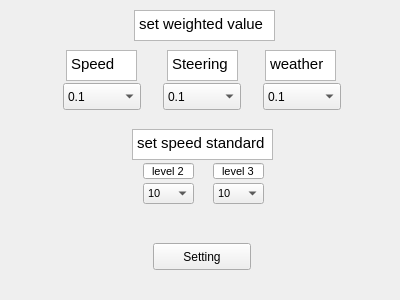
<?xml version="1.0" encoding="UTF-8"?>
<ui version="4.0">
 <class>Form</class>
 <widget class="QWidget" name="Form">
  <property name="geometry">
   <rect>
    <x>0</x>
    <y>0</y>
    <width>400</width>
    <height>300</height>
   </rect>
  </property>
  <property name="windowTitle">
   <string>Form</string>
  </property>
  <widget class="QComboBox" name="comboBox">
   <property name="geometry">
    <rect>
     <x>63</x>
     <y>83</y>
     <width>78</width>
     <height>27</height>
    </rect>
   </property>
   <property name="focusPolicy">
    <enum>Qt::WheelFocus</enum>
   </property>
   <property name="contextMenuPolicy">
    <enum>Qt::NoContextMenu</enum>
   </property>
   <property name="autoFillBackground">
    <bool>false</bool>
   </property>
   <property name="currentIndex">
    <number>0</number>
   </property>
   <property name="frame">
    <bool>true</bool>
   </property>
   <item>
    <property name="text">
     <string>0.1</string>
    </property>
   </item>
   <item>
    <property name="text">
     <string>0.2</string>
    </property>
   </item>
   <item>
    <property name="text">
     <string>0.3</string>
    </property>
   </item>
   <item>
    <property name="text">
     <string>0.4</string>
    </property>
   </item>
   <item>
    <property name="text">
     <string>0.5</string>
    </property>
   </item>
   <item>
    <property name="text">
     <string>0.6</string>
    </property>
   </item>
   <item>
    <property name="text">
     <string>0.7</string>
    </property>
   </item>
   <item>
    <property name="text">
     <string>0.8</string>
    </property>
   </item>
   <item>
    <property name="text">
     <string>0.9</string>
    </property>
   </item>
   <item>
    <property name="text">
     <string>1.0</string>
    </property>
   </item>
   <item>
    <property name="text">
     <string>1.1</string>
    </property>
   </item>
   <item>
    <property name="text">
     <string>1.2</string>
    </property>
   </item>
   <item>
    <property name="text">
     <string>1.3</string>
    </property>
   </item>
   <item>
    <property name="text">
     <string>1.4</string>
    </property>
   </item>
   <item>
    <property name="text">
     <string>1.5</string>
    </property>
   </item>
  </widget>
  <widget class="QComboBox" name="comboBox_2">
   <property name="geometry">
    <rect>
     <x>163</x>
     <y>83</y>
     <width>78</width>
     <height>27</height>
    </rect>
   </property>
   <property name="focusPolicy">
    <enum>Qt::WheelFocus</enum>
   </property>
   <property name="frame">
    <bool>true</bool>
   </property>
   <item>
    <property name="text">
     <string>0.1</string>
    </property>
   </item>
   <item>
    <property name="text">
     <string>0.2</string>
    </property>
   </item>
   <item>
    <property name="text">
     <string>0.3</string>
    </property>
   </item>
   <item>
    <property name="text">
     <string>0.4</string>
    </property>
   </item>
   <item>
    <property name="text">
     <string>0.5</string>
    </property>
   </item>
   <item>
    <property name="text">
     <string>0.6</string>
    </property>
   </item>
   <item>
    <property name="text">
     <string>0.7</string>
    </property>
   </item>
   <item>
    <property name="text">
     <string>0.8</string>
    </property>
   </item>
   <item>
    <property name="text">
     <string>0.9</string>
    </property>
   </item>
   <item>
    <property name="text">
     <string>1.0</string>
    </property>
   </item>
   <item>
    <property name="text">
     <string>1.1</string>
    </property>
   </item>
   <item>
    <property name="text">
     <string>1.2</string>
    </property>
   </item>
   <item>
    <property name="text">
     <string>1.3</string>
    </property>
   </item>
   <item>
    <property name="text">
     <string>1.4</string>
    </property>
   </item>
   <item>
    <property name="text">
     <string>1.5</string>
    </property>
   </item>
  </widget>
  <widget class="QComboBox" name="comboBox_3">
   <property name="geometry">
    <rect>
     <x>263</x>
     <y>83</y>
     <width>78</width>
     <height>27</height>
    </rect>
   </property>
   <property name="focusPolicy">
    <enum>Qt::WheelFocus</enum>
   </property>
   <property name="frame">
    <bool>true</bool>
   </property>
   <item>
    <property name="text">
     <string>0.1</string>
    </property>
   </item>
   <item>
    <property name="text">
     <string>0.2</string>
    </property>
   </item>
   <item>
    <property name="text">
     <string>0.3</string>
    </property>
   </item>
   <item>
    <property name="text">
     <string>0.4</string>
    </property>
   </item>
   <item>
    <property name="text">
     <string>0.5</string>
    </property>
   </item>
   <item>
    <property name="text">
     <string>0.6</string>
    </property>
   </item>
   <item>
    <property name="text">
     <string>0.7</string>
    </property>
   </item>
   <item>
    <property name="text">
     <string>0.8</string>
    </property>
   </item>
   <item>
    <property name="text">
     <string>0.9</string>
    </property>
   </item>
   <item>
    <property name="text">
     <string>1.0</string>
    </property>
   </item>
   <item>
    <property name="text">
     <string>1.1</string>
    </property>
   </item>
   <item>
    <property name="text">
     <string>1.2</string>
    </property>
   </item>
   <item>
    <property name="text">
     <string>1.3</string>
    </property>
   </item>
   <item>
    <property name="text">
     <string>1.4</string>
    </property>
   </item>
   <item>
    <property name="text">
     <string>1.5</string>
    </property>
   </item>
  </widget>
  <widget class="QPushButton" name="pushButton">
   <property name="geometry">
    <rect>
     <x>153</x>
     <y>243</y>
     <width>98</width>
     <height>27</height>
    </rect>
   </property>
   <property name="focusPolicy">
    <enum>Qt::WheelFocus</enum>
   </property>
   <property name="layoutDirection">
    <enum>Qt::LeftToRight</enum>
   </property>
   <property name="text">
    <string>Setting</string>
   </property>
  </widget>
  <widget class="QLineEdit" name="lineEdit_6">
   <property name="geometry">
    <rect>
     <x>143</x>
     <y>163</y>
     <width>51</width>
     <height>16</height>
    </rect>
   </property>
   <property name="font">
    <font>
     <pointsize>8</pointsize>
    </font>
   </property>
   <property name="text">
    <string>level 2</string>
   </property>
   <property name="alignment">
    <set>Qt::AlignCenter</set>
   </property>
   <property name="readOnly">
    <bool>true</bool>
   </property>
  </widget>
  <widget class="QLineEdit" name="lineEdit_7">
   <property name="geometry">
    <rect>
     <x>213</x>
     <y>163</y>
     <width>51</width>
     <height>16</height>
    </rect>
   </property>
   <property name="font">
    <font>
     <pointsize>8</pointsize>
    </font>
   </property>
   <property name="text">
    <string>level 3</string>
   </property>
   <property name="alignment">
    <set>Qt::AlignCenter</set>
   </property>
   <property name="readOnly">
    <bool>true</bool>
   </property>
  </widget>
  <widget class="QComboBox" name="comboBox_4">
   <property name="geometry">
    <rect>
     <x>143</x>
     <y>183</y>
     <width>51</width>
     <height>21</height>
    </rect>
   </property>
   <property name="font">
    <font>
     <pointsize>8</pointsize>
    </font>
   </property>
   <property name="focusPolicy">
    <enum>Qt::WheelFocus</enum>
   </property>
   <property name="frame">
    <bool>true</bool>
   </property>
   <item>
    <property name="text">
     <string>10</string>
    </property>
   </item>
   <item>
    <property name="text">
     <string>20</string>
    </property>
   </item>
   <item>
    <property name="text">
     <string>30</string>
    </property>
   </item>
   <item>
    <property name="text">
     <string>40</string>
    </property>
   </item>
   <item>
    <property name="text">
     <string>50</string>
    </property>
   </item>
   <item>
    <property name="text">
     <string>60</string>
    </property>
   </item>
   <item>
    <property name="text">
     <string>70</string>
    </property>
   </item>
   <item>
    <property name="text">
     <string>80</string>
    </property>
   </item>
   <item>
    <property name="text">
     <string>90</string>
    </property>
   </item>
   <item>
    <property name="text">
     <string>100</string>
    </property>
   </item>
  </widget>
  <widget class="QComboBox" name="comboBox_5">
   <property name="geometry">
    <rect>
     <x>213</x>
     <y>183</y>
     <width>51</width>
     <height>21</height>
    </rect>
   </property>
   <property name="font">
    <font>
     <pointsize>8</pointsize>
    </font>
   </property>
   <property name="focusPolicy">
    <enum>Qt::WheelFocus</enum>
   </property>
   <property name="frame">
    <bool>true</bool>
   </property>
   <item>
    <property name="text">
     <string>10</string>
    </property>
   </item>
   <item>
    <property name="text">
     <string>20</string>
    </property>
   </item>
   <item>
    <property name="text">
     <string>30</string>
    </property>
   </item>
   <item>
    <property name="text">
     <string>40</string>
    </property>
   </item>
   <item>
    <property name="text">
     <string>50</string>
    </property>
   </item>
   <item>
    <property name="text">
     <string>60</string>
    </property>
   </item>
   <item>
    <property name="text">
     <string>70</string>
    </property>
   </item>
   <item>
    <property name="text">
     <string>80</string>
    </property>
   </item>
   <item>
    <property name="text">
     <string>90</string>
    </property>
   </item>
   <item>
    <property name="text">
     <string>100</string>
    </property>
   </item>
  </widget>
  <widget class="QTextBrowser" name="textBrowser">
   <property name="geometry">
    <rect>
     <x>134</x>
     <y>10</y>
     <width>141</width>
     <height>31</height>
    </rect>
   </property>
   <property name="html">
    <string>&lt;!DOCTYPE HTML PUBLIC &quot;-//W3C//DTD HTML 4.0//EN&quot; &quot;http://www.w3.org/TR/REC-html40/strict.dtd&quot;&gt;
&lt;html&gt;&lt;head&gt;&lt;meta name=&quot;qrichtext&quot; content=&quot;1&quot; /&gt;&lt;style type=&quot;text/css&quot;&gt;
p, li { white-space: pre-wrap; }
&lt;/style&gt;&lt;/head&gt;&lt;body style=&quot; font-family:'Ubuntu'; font-size:11pt; font-weight:400; font-style:normal;&quot;&gt;
&lt;p style=&quot; margin-top:0px; margin-bottom:0px; margin-left:0px; margin-right:0px; -qt-block-indent:0; text-indent:0px;&quot;&gt;set weighted value&lt;/p&gt;&lt;/body&gt;&lt;/html&gt;</string>
   </property>
  </widget>
  <widget class="QTextBrowser" name="textBrowser_2">
   <property name="geometry">
    <rect>
     <x>66</x>
     <y>50</y>
     <width>71</width>
     <height>31</height>
    </rect>
   </property>
   <property name="html">
    <string>&lt;!DOCTYPE HTML PUBLIC &quot;-//W3C//DTD HTML 4.0//EN&quot; &quot;http://www.w3.org/TR/REC-html40/strict.dtd&quot;&gt;
&lt;html&gt;&lt;head&gt;&lt;meta name=&quot;qrichtext&quot; content=&quot;1&quot; /&gt;&lt;style type=&quot;text/css&quot;&gt;
p, li { white-space: pre-wrap; }
&lt;/style&gt;&lt;/head&gt;&lt;body style=&quot; font-family:'Ubuntu'; font-size:11pt; font-weight:400; font-style:normal;&quot;&gt;
&lt;p style=&quot; margin-top:0px; margin-bottom:0px; margin-left:0px; margin-right:0px; -qt-block-indent:0; text-indent:0px;&quot;&gt;Speed&lt;/p&gt;&lt;/body&gt;&lt;/html&gt;</string>
   </property>
  </widget>
  <widget class="QTextBrowser" name="textBrowser_3">
   <property name="geometry">
    <rect>
     <x>167</x>
     <y>50</y>
     <width>71</width>
     <height>31</height>
    </rect>
   </property>
   <property name="html">
    <string>&lt;!DOCTYPE HTML PUBLIC &quot;-//W3C//DTD HTML 4.0//EN&quot; &quot;http://www.w3.org/TR/REC-html40/strict.dtd&quot;&gt;
&lt;html&gt;&lt;head&gt;&lt;meta name=&quot;qrichtext&quot; content=&quot;1&quot; /&gt;&lt;style type=&quot;text/css&quot;&gt;
p, li { white-space: pre-wrap; }
&lt;/style&gt;&lt;/head&gt;&lt;body style=&quot; font-family:'Ubuntu'; font-size:11pt; font-weight:400; font-style:normal;&quot;&gt;
&lt;p style=&quot; margin-top:0px; margin-bottom:0px; margin-left:0px; margin-right:0px; -qt-block-indent:0; text-indent:0px;&quot;&gt;Steering&lt;/p&gt;&lt;/body&gt;&lt;/html&gt;</string>
   </property>
  </widget>
  <widget class="QTextBrowser" name="textBrowser_4">
   <property name="geometry">
    <rect>
     <x>265</x>
     <y>50</y>
     <width>71</width>
     <height>31</height>
    </rect>
   </property>
   <property name="html">
    <string>&lt;!DOCTYPE HTML PUBLIC &quot;-//W3C//DTD HTML 4.0//EN&quot; &quot;http://www.w3.org/TR/REC-html40/strict.dtd&quot;&gt;
&lt;html&gt;&lt;head&gt;&lt;meta name=&quot;qrichtext&quot; content=&quot;1&quot; /&gt;&lt;style type=&quot;text/css&quot;&gt;
p, li { white-space: pre-wrap; }
&lt;/style&gt;&lt;/head&gt;&lt;body style=&quot; font-family:'Ubuntu'; font-size:11pt; font-weight:400; font-style:normal;&quot;&gt;
&lt;p style=&quot; margin-top:0px; margin-bottom:0px; margin-left:0px; margin-right:0px; -qt-block-indent:0; text-indent:0px;&quot;&gt;weather&lt;/p&gt;&lt;/body&gt;&lt;/html&gt;</string>
   </property>
  </widget>
  <widget class="QTextBrowser" name="textBrowser_5">
   <property name="geometry">
    <rect>
     <x>132</x>
     <y>129</y>
     <width>141</width>
     <height>31</height>
    </rect>
   </property>
   <property name="html">
    <string>&lt;!DOCTYPE HTML PUBLIC &quot;-//W3C//DTD HTML 4.0//EN&quot; &quot;http://www.w3.org/TR/REC-html40/strict.dtd&quot;&gt;
&lt;html&gt;&lt;head&gt;&lt;meta name=&quot;qrichtext&quot; content=&quot;1&quot; /&gt;&lt;style type=&quot;text/css&quot;&gt;
p, li { white-space: pre-wrap; }
&lt;/style&gt;&lt;/head&gt;&lt;body style=&quot; font-family:'Ubuntu'; font-size:11pt; font-weight:400; font-style:normal;&quot;&gt;
&lt;p style=&quot; margin-top:0px; margin-bottom:0px; margin-left:0px; margin-right:0px; -qt-block-indent:0; text-indent:0px;&quot;&gt;set speed standard&lt;/p&gt;&lt;/body&gt;&lt;/html&gt;</string>
   </property>
  </widget>
  <zorder>pushButton</zorder>
  <zorder>lineEdit_6</zorder>
  <zorder>lineEdit_7</zorder>
  <zorder>textBrowser</zorder>
  <zorder>textBrowser_2</zorder>
  <zorder>textBrowser_3</zorder>
  <zorder>textBrowser_4</zorder>
  <zorder>textBrowser_5</zorder>
  <zorder>comboBox_5</zorder>
  <zorder>comboBox_3</zorder>
  <zorder>comboBox_2</zorder>
  <zorder>comboBox</zorder>
  <zorder>comboBox_4</zorder>
 </widget>
 <resources/>
 <connections/>
</ui>
